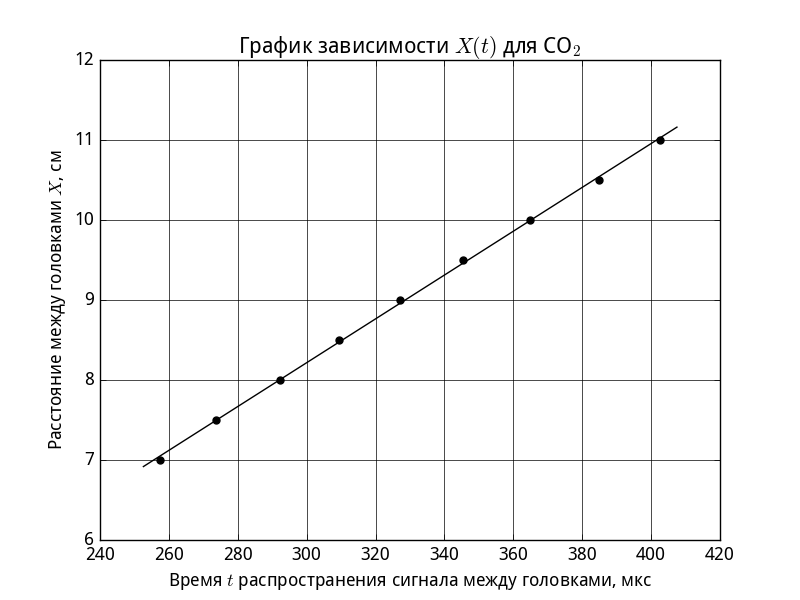

Recreate this plot in Python.
# -*- coding: utf-8 -*-
import pprint as pp
import scipy.constants as c
import numpy as np
import matplotlib.pyplot as plt

from matplotlib import rc
font = {'family': 'Droid Sans',
        'weight': 'normal',
        'size': 13}
rc('font', **font)

# СО2
x =[a for a in np.arange(0,4.5,0.5)]# list from -4 to 4 (step 0.5)
x =[11.-a for a in x]
t1=[80.2,76.0,73.1,69.3,65.4,62.0,58.4,54.8,51.5]
t2=[80.8,78.0,72.8,68.8,65.4,61.8,58.5,54.7,51.5]
t =[0.5*(t1[i]+t2[i]) for i in range(0,len(t1))]
t =[5*a for a in t]; # умножаем t на 5

# вывод данных:
# pp.pprint(zip(x,t))

plt.scatter(t, x, color='k', s=25, marker="o")
pl_fit = np.polyfit(t, x, 1)
x1 = [i for i in np.arange(t[0]+5, t[len(t)-1]-5, -0.1)]
y1 = [pl_fit[0]*i+pl_fit[1] for i in x1]

n = len(x)
x = map(lambda a: a*10**(-2), x) # переводим в метры
t = map(lambda a: a*10**(-6), t) # переводим в секунды

fit, err, _,_,_ = np.polyfit(t,x,1,full=True)
v = fit[0]
print "Скорость:", v
print "Погрешность МНК:", err[0]

Sx = np.std(x)/(n*(n-1))**0.5
St = np.mean(t)*0.02
Sv = ( (1/np.mean(t)*Sx)**2 +
	   (np.mean(x)/np.mean(t)**2*St)**2 +
	   err[0]**2)**0.5
print "Погрешность скорости:", Sv;

mu = 44.01*10**(-3)
T = 297

v_t = (4./3.*c.R*T/mu)**0.5
print "Теоретическая скорость:",v_t

gamma = mu*v**2/(c.R*T)
Sg = 2*mu*v/(c.R*T)*Sv
print "γ:", gamma
print "Погрешность γ:", Sg

# аргон
# x=[11.0,10.5,10.0,9.5,9,8.5,8.0,7.5]
# t=[5*67,5*64.2,5*59.9,5*57,5*54.1,5*50.8,5*48.8,5*45.6]

# CO2
# x=[11.0,10.5,10.0,9.5,9.0,8.5,8.0,7.5]
# t=[5*80.8,5*78,5*72.8,5*68.8,5*65.4,5*61.8,5*58.5,5*54.7]


plt.plot(x1, y1, color='k')
plt.xlabel(u'Время $t$ распространения сигнала между головками, мкс')
plt.ylabel(u'Расстояние между головками $X$, см')
plt.title(u'График зависимости $X(t)$ для СО$_2$')
plt.grid(color='k', linestyle='-')
# plt.errorbar(t, x, yerr=0.5, color='k', fmt='o')
plt.show()
